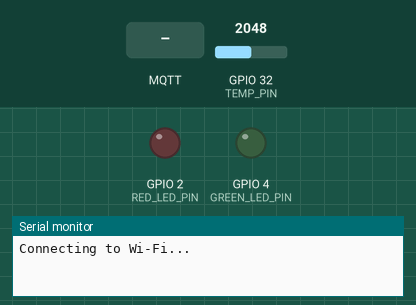
Simulated run of this program. Board: ESP32. On the bench: output pins drawn as LEDs (lit = HIGH), the last lines printed to the serial monitor. The test bench sets the inputs (shaded band); at power-on: GPIO 32 (TEMP_PIN) = 2048. WiFi joins after 1.5 s; servers stay silent unless stated; no MQTT or app messages arrive unless stated.

Above: at 0.1 s.
At 3.2 s:
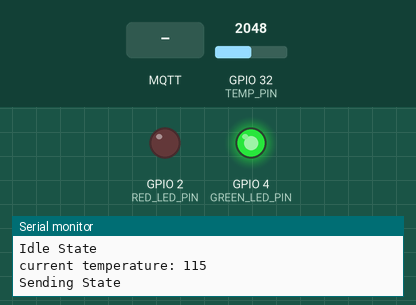
3.3 s: MQTT message "1" arrives on the first subscribed topic
8.5 s: MQTT message "on" arrives on the first subscribed topic
13.5 s: MQTT message "off" arrives on the first subscribed topic
Timing chart, 0 to 16.5 s (numbered marks = the images above; inputs shaded):
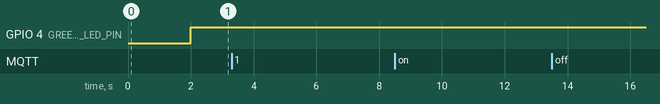

The program:

main.cpp
```cpp
#include <Arduino.h>
#include "headers/pins.h"
#include "controllers/LedController.h"
#include "controllers/TemperatureController.h"
#include "tasks/MeasuringTemperature.h"
#include "tasks/MonitoringTemperature.h"
#include <WiFi.h>
#include <PubSubClient.h>
#include <ArduinoJson.h>

// Wi-Fi credentials
const char* ssid = "OnePlus 11 5G";
const char* password = "alfabeta";

LedController* ledController;
TemperatureController* tempController;
TaskHandle_t MeasuringTask;
TaskHandle_t MonitoringTask;
bool isNetworkConnected;
float frequency = 1;

// MQTT broker details
const char* mqtt_server = "34.154.239.184";
const int mqtt_port = 1883;
const char* topic_frequency = "frequency";
const char* topic_samples = "temperature";

WiFiClient espClient;
PubSubClient client(espClient);

/* MQTT subscribing callback */

void callback(char* topic, byte* payload, unsigned int length) {
  Serial.println(String("Message arrived on [") + topic + "]: ");
  // Converti il payload in una stringa
  String jsonMessage;
  for (unsigned int i = 0; i < length; i++) {
    jsonMessage += (char)payload[i];
  }
  Serial.println("Payload ricevuto: " + jsonMessage);

  // Parsing del JSON
  JsonDocument doc;
  DeserializationError error = deserializeJson(doc, jsonMessage);

  if (error) {
    Serial.print("Errore nel parsing JSON: ");
    Serial.println(error.c_str());
    return;
  }

  // Leggi i valori dal JSON
  frequency = doc["frequencyMultiplier"];

  // Stampa i valori
  Serial.print("frequency: ");
  Serial.println(frequency);
}

void setup_wifi();
void connect_to_mqtt();

void setup() {
  Serial.begin(115200);
  ledController = new LedController(new Led(GREEN_LED_PIN), new Led(RED_LED_PIN));
  tempController = new TemperatureController(new TemperatureSensor(TEMP_PIN));

  setup_wifi();
  client.setServer(mqtt_server, mqtt_port);
  client.setCallback(callback);

  xTaskCreatePinnedToCore(measuringTemperatureTask, "measureTemperatureTask", 10000, NULL, 1, &MeasuringTask, 0);
  xTaskCreatePinnedToCore(monitoringTask, "monitoringTask", 10000, NULL, 1, &MonitoringTask, 1);
}

void loop() {
  if (WiFi.status() != WL_CONNECTED) {
    isNetworkConnected = false;
    setup_wifi();
  }
  if (!client.connected()) {
    connect_to_mqtt();
  }
  client.loop();
  delay(5000);
}

void setup_wifi() {
    Serial.print("Connecting to Wi-Fi...");
    WiFi.begin(ssid, password);
    while (WiFi.status() != WL_CONNECTED) {
        delay(1000);
        Serial.print(".");
    }
    Serial.println("Connected to Wi-Fi");
    isNetworkConnected = true;
}

void connect_to_mqtt() {
    while (!client.connected()) {
        Serial.print("Connecting to MQTT broker...");
        if (client.connect("ESP32Client")) {
            Serial.println("Connected");
            client.subscribe(topic_frequency);
        } else {
            Serial.print("Failed. State: ");
            Serial.println(client.state());
            delay(5000);
        }
    }
}
```

Led.cpp
```cpp
#include "Led.h"
#include <Arduino.h>

Led::Led(int pin) {
    this->pin = pin;
    this->on = false;
    pinMode(pin, OUTPUT);
}

void Led::switchOn() {
    this->on = true;
    digitalWrite(pin, HIGH);
}

void Led::switchOff() {
    this->on = false;
    digitalWrite(pin, LOW);
}

bool Led::isOn() {
    return this->on;
}
```

Led.h
```cpp
#ifndef __LED__
#define __LED__

class Led {
    public:
        Led(int pin);
        void switchOn();
        void switchOff();
        bool isOn();
    protected:
        int pin;
        bool on;
};

#endif
```

TemperatureSensor.cpp
```cpp
#include "TemperatureSensor.h"
#include <Arduino.h>

TemperatureSensor::TemperatureSensor(int pin) {
    this->pin = pin;
    pinMode(pin, INPUT);
}

/**
 * Returns the temperature in celsius degrees.
 */
int TemperatureSensor::getTemp() {
    int reading = analogRead(pin);
    float voltage = reading * (3.3 / 4095.0);
    float temperatureC = (voltage - 0.5) * 100;
    return temperatureC;
}
```

TemperatureSensor.h
```cpp
#ifndef __TEMP_SENSOR__
#define __TEMP_SENSOR__

class TemperatureSensor {
    public:
        TemperatureSensor(int pin);
        int getTemp();
    private:
        int pin;
};

#endif
```

LedController.cpp
```cpp
#include "LedController.h"

LedController::LedController(Led* greenLed, Led* redLed) {
    this->greenLed = greenLed;
    this->redLed = redLed;
}

LedController::~LedController() {
    delete this->greenLed;
    delete this->redLed;
}

void LedController::switchOnRed() {
    this->redLed->switchOn();
}

void LedController::switchOffRed() {
    this->redLed->switchOff();
}

void LedController::switchOnGreen() {
    this->greenLed->switchOn();
}

void LedController::switchOffGreen() {
    this->greenLed->switchOff();
}

bool LedController::isRedOn() {
    return this->redLed->isOn();
};

bool LedController::isGreenOn() {
    return this->greenLed->isOn();
}
```

LedController.h
```cpp
#ifndef __LED_CONTROLLER__
#define __LED_CONTROLLER__

#include "components/Led.h"

class LedController {

    public:
        LedController(Led* greenLed, Led* redLed);
        ~LedController();
        void switchOnRed();
        void switchOffRed();
        void switchOnGreen();
        void switchOffGreen();
        bool isRedOn();
        bool isGreenOn();
    private:
        Led* greenLed;
        Led* redLed;
};

#endif
```

TemperatureController.cpp
```cpp
#include "TemperatureController.h"
#include "headers/Defines.h"

TemperatureController::TemperatureController(TemperatureSensor* sensor) {
    this->tempSensor = sensor;
    this->currentTemp = 0;
}

TemperatureController::~TemperatureController() {
    delete this->tempSensor;
}

/**
 * Reads the temp.
 */
void TemperatureController::readTemp() {
    this->currentTemp = this->tempSensor->getTemp();
}

/**
 * Returns the last read value. In order to get the latest value readTemp() should be called first.
 */
int TemperatureController::getTemp() {
    return this->currentTemp;
}
```

TemperatureController.h
```cpp
#ifndef __TEMP_CONTROLLER__
#define __TEMP_CONTROLLER__

#include "components/TemperatureSensor.h"

class TemperatureController {
    public:
        TemperatureController(TemperatureSensor* sensor);
        ~TemperatureController();
        void readTemp();
        int getTemp();

    private:
        TemperatureSensor* tempSensor;
        int currentTemp;
        int tempThreshold;
};

#endif
```

defines.h
```cpp
#define SENDING_PERIOD 1000
#define MONITORING_PERIOD 1000
#define MAIN_TASK_PERIOD 200
```

Idle.cpp
```cpp
#include "Idle.h"
#include "ProblemDetected.h"
#include "SendingSamples.h"
#include "headers/defines.h"

Idle::Idle() {
}

void Idle::execute() {
    Serial.println("Idle State");
    ledController->switchOnGreen();
    ledController->switchOffRed();
}

State* Idle::next() {
    if (!isNetworkConnected) {
        return new ProblemDetected();
    }
    if (millis() - startTime >= SENDING_PERIOD) {
        return new SendingSamples();
    }
    return nullptr;
}
```

Idle.h
```cpp
#ifndef __IDLE__
#define __IDLE__

#include "State.h"
#include "../controllers/LedController.h"

extern LedController* ledController;
extern bool isNetworkConnected;


class Idle : public State {
    private:
        unsigned long startTime;
    public:
        Idle();
        void execute() override;
        State* next() override;
};

#endif
```

ProblemDetected.cpp
```cpp
#include "ProblemDetected.h"
#include "Idle.h"

ProblemDetected::ProblemDetected() {
}

void ProblemDetected::execute() {
    Serial.println("Problem State");
    ledController->switchOffGreen();
    ledController->switchOnRed();
}

State* ProblemDetected::next() {
    if (isNetworkConnected) {
        return new Idle();
    }
    return nullptr;
}
```

ProblemDetected.h
```cpp
#ifndef __PROBLEMDETECTED__
#define __PROBLEMDETECTED__

#include "State.h"
#include "../controllers/LedController.h"

extern LedController* ledController;
extern bool isNetworkConnected;

class ProblemDetected : public State {
    public:
        ProblemDetected();
        void execute() override;
        State* next() override;
};

#endif
```

SendingSamples.cpp
```cpp
#include "SendingSamples.h"
#include "ProblemDetected.h"
#include "Idle.h"


SendingSamples::SendingSamples() {
}

void SendingSamples::execute() {
    Serial.println("Sending State");
    String jsonMessage = "{\"temperature\":" + String(tempController->getTemp()) + "}";
    // Pubblicazione del messaggio JSON
    client.publish(topic_samples, jsonMessage.c_str());
}

State* SendingSamples::next() {
    if (!isNetworkConnected) {
        return new ProblemDetected();
    }
    return new Idle();
}
```

SendingSamples.h
```cpp
#ifndef __SENDINGSAMPLES__
#define __SENDINGSAMPLES__

#include "State.h"
#include "controllers/TemperatureController.h"
#include <PubSubClient.h>


extern TemperatureController* tempController;
extern PubSubClient client;
extern const char* topic_samples;

extern bool isNetworkConnected;

class SendingSamples : public State {
    public:
        SendingSamples();
        void execute() override;
        State* next() override;
};

#endif
```

State.h
```cpp
#ifndef __STATE__
#define __STATE__
#include <Arduino.h>


class State {
    public:
        virtual void execute() = 0;
        /**
         * Every state should do his own job.
         * @return a new state which could be another state or nullptr if its the same state.
         */
        virtual State* next() = 0;
        virtual ~State() {}
};

#endif
```

MeasuringTemperature.cpp
```cpp
#include <Arduino.h>
#include "MeasuringTemperature.h"
#include "controllers/TemperatureController.h"
#include "headers/defines.h"

extern TemperatureController* tempController;

void measuringTemperatureTask(void* parameter) {
  for(;;){
    tempController->readTemp();
    Serial.println("current temperature: " + String(tempController->getTemp()));
    delay(MONITORING_PERIOD);
  }
}
```

MeasuringTemperature.h
```cpp
#ifndef __MEASURINGTEMPERATURE__
#define __MEASURINGTEMPERATURE__

void measuringTemperatureTask(void* parameter);

#endif
```

MonitoringTemperature.cpp
```cpp
#include <Arduino.h>
#include "MonitoringTemperature.h"
#include "controllers/LedController.h"
#include "controllers/TemperatureController.h"
#include "states/Idle.h"
#include "states/State.h"
#include "headers/defines.h"

void monitoringTask(void* parameter) {
    State* currentState = new Idle();
    currentState->execute();
    while(1) {
        delay(MAIN_TASK_PERIOD / frequency);
        State* nextState = currentState->next();
        if (nextState != nullptr) {
            currentState = nextState;
            currentState->execute();
        }
    }
}
```

MonitoringTemperature.h
```cpp
#ifndef __MONITORINGTEMPERATURE__
#define __MONITORINGTEMPERATURE__

extern float frequency;

void monitoringTask(void* parameter);

#endif 
```

pins.h
```cpp
#define RED_LED_PIN 2
#define GREEN_LED_PIN 4
#define TEMP_PIN 32
```
